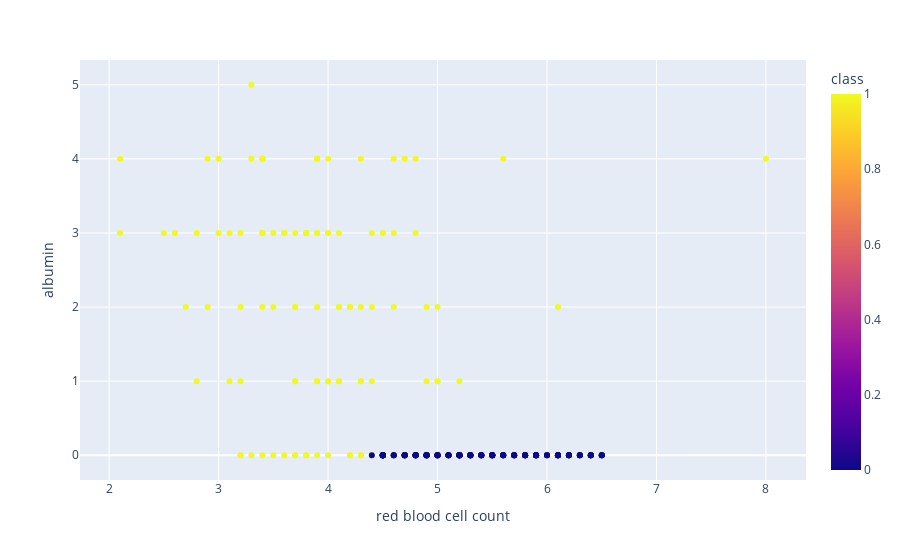

This figure's notebook cell:
### Markdown cell above
Albumin, Blood urea -> Red blood cell count, packed cell volume, Haemoglobin

### Code cell
scatters('red blood cell count','albumin')

### Figure 1 — Plotly figure (JSON) as saved in the notebook; plotly's stock layout.template omitted (floating-point values rounded to 4 significant figures; data arrays with more than 128 entries replaced by an {"elided": "..."} marker saying what was removed)
{"data": [{"hovertemplate": "red blood cell count=%{x}<br>albumin=%{y}<br>class=%{marker.color}<extra></extra>", "legendgroup": "", "marker": {"color": {"elided": "400 int values"}, "coloraxis": "coloraxis", "symbol": "circle"}, "mode": "markers", "name": "", "orientation": "v", "showlegend": false, "type": "scatter", "x": {"elided": "400 float values"}, "xaxis": "x", "y": {"elided": "400 int values"}, "yaxis": "y"}], "layout": {"coloraxis": {"colorbar": {"title": {"text": "class"}}, "colorscale": [[0, "#0d0887"], [0.1111, "#46039f"], [0.2222, "#7201a8"], [0.3333, "#9c179e"], [0.4444, "#bd3786"], [0.5556, "#d8576b"], [0.6667, "#ed7953"], [0.7778, "#fb9f3a"], [0.8889, "#fdca26"], [1, "#f0f921"]]}, "legend": {"tracegroupgap": 0}, "margin": {"t": 60}, "xaxis": {"anchor": "y", "domain": [0, 1], "title": {"text": "red blood cell count"}}, "yaxis": {"anchor": "x", "domain": [0, 1], "title": {"text": "albumin"}}}}
